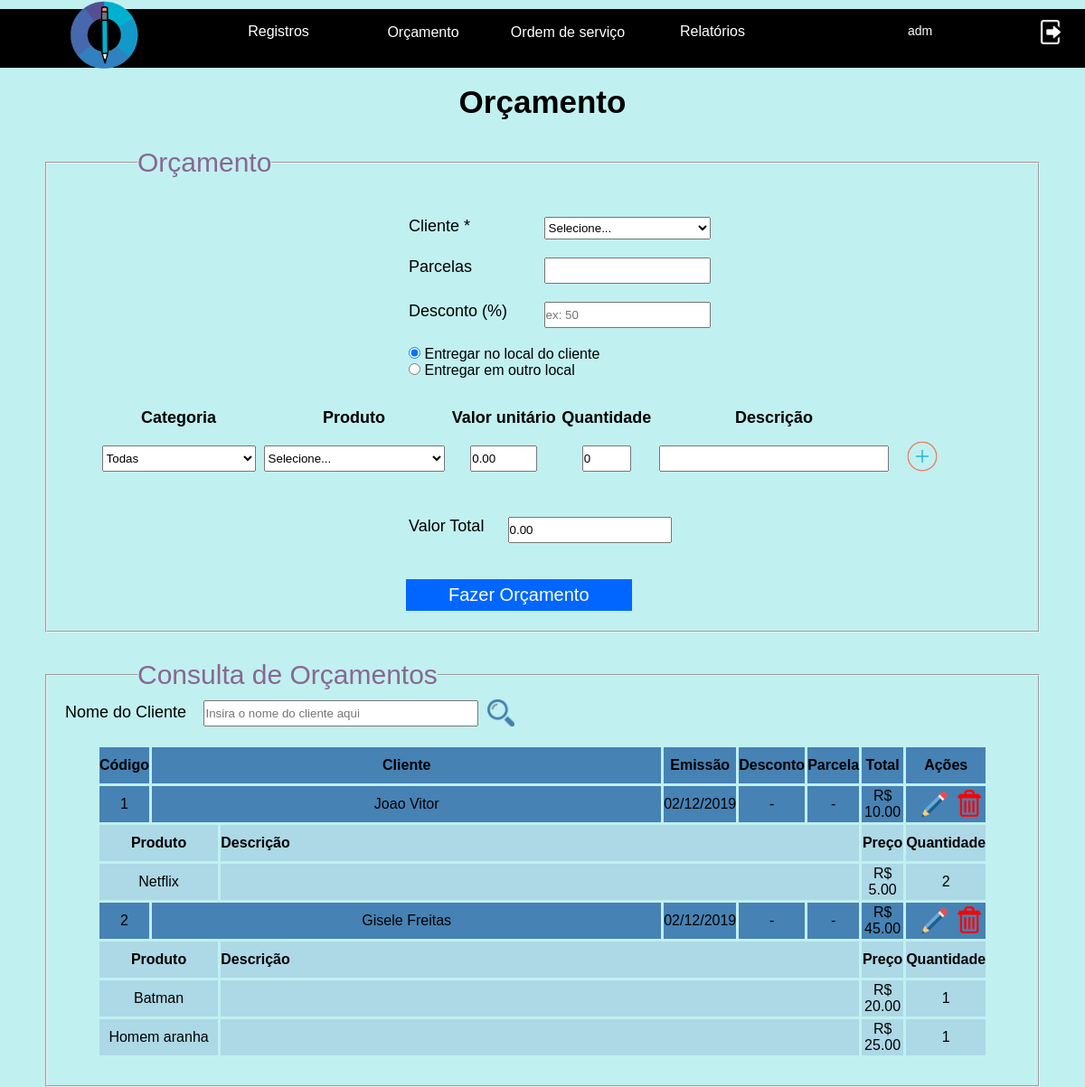
The app's page /paginasSistema/diretor/registroOrcamentoForm.php?retorno=Nok (signed in) with its own data.
### tables this page shows
CREATE TABLE `orcamentos` (
  `codigo` int(10) UNSIGNED NOT NULL COMMENT 'Campo responsável por armazenar os códigos dos orçamentos.',
  `dataemissao` date NOT NULL COMMENT 'Campo responsável por armazenar as datas de emissão dos orçamentos.',
  `parcelas` tinyint(2) UNSIGNED DEFAULT NULL COMMENT 'Campo responsável por armazenar as parcelas dos orçamentos.',
  `desconto` tinyint(3) UNSIGNED DEFAULT NULL COMMENT 'Campo responsável por armazenar o descontos dos orçamentos.',
  `cidade` varchar(60) DEFAULT NULL COMMENT 'Campo responsável por armazenar a cidade onde serão entregue os produtos dos orçamentos.',
  `cep` int(8) UNSIGNED ZEROFILL DEFAULT NULL COMMENT 'Campo responsável por armazenar o CEP de onde serão entregues os produtos dos orçamentos.',
  `estado` char(2) DEFAULT NULL COMMENT 'Campo responsável por armazenar o estado onde serão entregues os produtos dos orçamentos.',
  `rua` varchar(100) DEFAULT NULL COMMENT 'Campo responsável por armazenar a rua onde serão entregues os produtos dos orçamentos.',
  `numero` smallint(5) UNSIGNED DEFAULT NULL COMMENT 'Campo responsável por armazenar o número de onde serão entregues os produtos dos orçamentos.',
  `bairro` varchar(60) DEFAULT NULL COMMENT 'Campo responsável por armazenar o bairro onde serão entregues os produtos dos orçamentos.',
  `usuarios_id` smallint(5) UNSIGNED ZEROFILL NOT NULL COMMENT 'Campo responsável informar qual usuário foi responsável pelo orçamento.',
  `clientes_id` bigint(20) UNSIGNED ZEROFILL NOT NULL COMMENT 'Campo responsável por informar de qual cliente é o orçamento.',
  `status` tinyint(2) UNSIGNED NOT NULL
);

CREATE TABLE `clientes` (
  `id` bigint(20) UNSIGNED ZEROFILL NOT NULL COMMENT 'Campo responsável por armazenar o id dos clientes.',
  `nome` varchar(70) NOT NULL COMMENT 'Campo responsável por armazenar o nome dos clientes.',
  `cpf` bigint(11) UNSIGNED ZEROFILL DEFAULT NULL COMMENT 'Campo responsável por armazenar o CPF dos clientes.',
  `cnpj` bigint(14) UNSIGNED ZEROFILL DEFAULT NULL COMMENT 'Campo responsável por armazenar o CNPJ da empresa a que será prestado serviço.',
  `fone1` bigint(11) UNSIGNED NOT NULL COMMENT 'Campo responsável por armazenar o telefone principal dos clientes.',
  `fone2` bigint(11) UNSIGNED DEFAULT NULL COMMENT 'Campo responsável por armazenar o telefone secundário dos clientes, caso ele possua outro.',
  `inscricaoestadual` bigint(20) UNSIGNED DEFAULT NULL COMMENT 'Campo responsável por armazenar a inscrição estadual  das empresas.',
  `estado` char(2) NOT NULL COMMENT 'Campo responsável por armazenar o estado dos clientes.',
  `cidade` varchar(60) NOT NULL COMMENT 'Campo responsável por armazenar a cidade dos clientes.',
  `cep` int(8) UNSIGNED ZEROFILL NOT NULL COMMENT 'Campo responsável por armazenar o CEP dos clientes.',
  `email` varchar(100) NOT NULL COMMENT 'Campo responsável por armazenar o email dos clientes.',
  `numero` smallint(5) UNSIGNED NOT NULL COMMENT 'Campo responsável por armazenar o número da residência dos clientes.',
  `bairro` varchar(60) NOT NULL COMMENT 'Campo responsável por armazenar o bairro da residência dos clientes.',
  `rua` varchar(100) NOT NULL COMMENT 'Campo responsável por armazenar a rua da residência dos clientes.'
);

CREATE TABLE `orcamentos_has_produtos` (
  `orcamentos_codigo` int(10) UNSIGNED ZEROFILL NOT NULL COMMENT 'Campo responsável pelo código determinante do orçamento que possui os determinados produtos.',
  `produtos_codigo` int(10) UNSIGNED ZEROFILL NOT NULL COMMENT 'Campo responsável pelo código determinante do produto que está contido no orçamento.',
  `quantidade` tinyint(3) UNSIGNED NOT NULL COMMENT 'Campo responsável pela quantidade de produtos no orçamento.',
  `precoatual` decimal(6,2) UNSIGNED NOT NULL COMMENT 'Campo responsável pelo preço atual (unitário) do produto do orçamento.',
  `descricaoestampa` text COMMENT 'Campo responsável pela descrição sobre como deve ser a estampa no produto.'
);

CREATE TABLE `produtos` (
  `codigo` int(10) UNSIGNED ZEROFILL NOT NULL COMMENT 'Campo responsável por armazenar o código dos produtos.',
  `nomeProduto` varchar(100) NOT NULL COMMENT 'Campo responsável por armazenar o nome do produto.',
  `categorias_codigo` tinyint(3) UNSIGNED ZEROFILL NOT NULL COMMENT 'Campo responsável por armazenar o código da categoria dos produtos.',
  `preco_unitario` decimal(6,2) UNSIGNED NOT NULL
);

### paginasSistema/diretor/registroOrcamentoForm.php (the view, shortened to what this page needs)
<?php
  	if (isset($_SESSION['idLogado']) && $_SESSION['nivelLogado']==1) {
 ?>
<!DOCTYPE html>
<html lang="pt-br">
<head>
  <link rel="stylesheet" href="../../css/diretor/registroOrcamento.css">
</head>
<body>
<?php
function calculaValorTotal($codigo, $conexao){
	require_once("../conexaoBanco.php");
	$sql="SELECT SUM(orcamentos_has_produtos.quantidade*orcamentos_has_produtos.precoatual)
	as valorTotal
	FROM orcamentos INNER JOIN orcamentos_has_produtos ON
	orcamentos.codigo=orcamentos_has_produtos.orcamentos_codigo WHERE orcamentos.codigo=".$codigo;
	$resultadoValor=mysqli_query($conexao,$sql);
	$valorTotal=mysqli_fetch_assoc($resultadoValor);
	return $valorTotal['valorTotal'];
}
?>
	<?php include("menuDiretor.php"); ?>
	<main id="conteudo">
			<br>
			<h1 id = "tituloPag">Orçamento </h1>
			<fieldset class = "fieldset">
				<legend class = "legend"> Orçamento </legend>
	<form action="registraOrcamento.php" method="POST"  onsubmit="return validarCampos()" id="formOrcamento">
<div id = "divInicio">
	<br>
	<?php
		require_once("../conexaoBanco.php");
		$comando = "SELECT id, nome FROM clientes";
	?>
		<label for = "cliente" class = "palavras">Cliente * </label>
			<select name = "cliente" id ="cliente" placeholder = "Selecione" class="inputs">
				<option value="0">Selecione...</option>
			</select>
		<br>
		<label for = "listaDeParcelas" class = "palavras"> Parcelas </label>
			<input list = "listaParcelas" name="parcelas" id = "parcelas" class="inputs"
			onblur="parcelaValor()">
			<br>
		<label for = "desconto" class = "palavras"> Desconto (%) </label>
			<input type = "text" name = "desconto" id = "desconto" class="inputs" placeholder="ex: 50"
			onblur="descontoValorTotal()">
		<br>
	<input type="radio" name="pontoDeEntrega" id="radio1" onclick="ocultaLocalizacao()" checked value="1">
	<label for="radio1">Entregar no local do cliente</label><br>
	<input type="radio" name="pontoDeEntrega" id="radio2" onclick="mostraLocalizacao()" value="2">
	<label for="radio2">Entregar em outro local</label>
</div>
<?php
	function mostraCategorias($conexao) {
		$comando = "SELECT codigo, nome FROM categorias";
		$resultado = mysqli_query($conexao, $comando);
		$categorias = array();
		while ($cadaCategoria = mysqli_fetch_assoc($resultado)) {
			array_push($categorias, $cadaCategoria);
		}
		$options = "<option required value='000'>Todas</option>";
		foreach($categorias as $cadaCategoria) {
			$options .= "<option value='".$cadaCategoria['codigo']."'>".$cadaCategoria['nome']."</option>";
		}
		return $options;
	}
	function mostraProdutos($conexao) {
		$comando = "SELECT codigo, nomeProduto, categorias_codigo FROM produtos";
		$resultado = mysqli_query($conexao, $comando);
		$produtos = array();
		while($cadaProduto = mysqli_fetch_assoc($resultado)) {
			array_push($produtos, $cadaProduto);
		}
		$options2="<option required value='0'>Selecione...</option>";
		foreach($produtos as $cadaProduto) {
			$options2.="<option value='".$cadaProduto['codigo']."'>".$cadaProduto['nomeProduto'];"</option>";
		}
		return $options2;
	}
?>
<input id="todasAsCategorias" type="hidden" value="<?=mostraCategorias($conexao)?>">
<input id="todosOsProdutos" type="hidden" value="<?=mostraProdutos($conexao)?>">
<div id = "divInferior">
	<table id = "tabelaProdutos">
		<tr>
		<th class = "palavrasTabelaProduto"> Categoria </th>
		<th class = "palavrasTabelaProduto"> Produto </th>
		<th class = "palavrasTabelaProduto"> Valor unitário </th>
		<th class = "palavrasTabelaProduto"> Quantidade </th>
		<th class = "palavrasTabelaProduto"> Descrição </th>
		<th id="acoes"></th>
		</tr>
		<tr id="linha0">
			<td>
				<select name="categorias" id="categorias0" class="categorias"
				onchange="retornaProdutos(0)">
					<?=mostraCategorias($conexao);?>
				</select>
			</td>
			<td>
				<select name="produtos[]"  id="produtos0"  class="produtos"
				onchange="retornaValorUnitario(0)">
					<?=mostraProdutos($conexao);?>
				</select>
			</td>
			<td>
				<input type="text" required  value="0.00" class="vlUnitario"
				id="vlUnitario0" name="valoresUnitarios[]" readonly="readonly">
			</td>
			<td>
				<input required type="number" name="qtdeProdutos[]" class="qtde"
				onblur="atualizaValorTotal(0)" id="qtde0" min="1" value="0">
			</td>
			<td>
				<input type="text" class="desc" id="desc0" name="descs[]">
			</td>
			<td>
				<button type="button" class="botaoMais" id="primeiroBotaoMais" onclick="adicionaProduto()">
					<img src="../../img/botaoMais.png" alt="botão para adicionar mais um produto" class="imgMais">
				</button>
			</td>
		</tr>
		</table>
		<label id="valorTotalLabel"> Valor Total </label>
			<input type="number" name="valorTotal" id="valorTotal" value="0.00" readonly="readonly"><br>
		<br>
		<button type = "submit" id = "botaoFazerOrcamento">
		 	Fazer Orçamento
		</button>
</div>
		</form>
		</fieldset>
		<fieldset class = "fieldset">
		<legend class = "legend"> Consulta de Orçamentos </legend>
		<form action="#" method="GET">
			<label for = "campoNomeCliente" id = "nomeCliente"> Nome do Cliente </label>
				<input type = "text" name = "buscaCliente" id = "campoNomeCliente" class = "campoTexto" placeholder = "Insira o nome do cliente aqui">
				<button type = "submit" id = "botaoLupa">
					<img src = "../../img/lupa.png" id = "imgLupa" alt = "botão pesquisar">
				</button>
		</form>
			<table>
				<thead>
					<tr class = "linhaCabecalho">
						<th class = "campoCodigo">Código</th>
						<th id = "colunaCliente" colspan = "2">Cliente</th>
						<th class = "linhasTituloSuperior" >Emissão</th>
						<th class = "linhasTituloSuperior">Desconto</th>
						<th class = "linhasTituloSuperior">Parcela</th>
						<th class = "linhasTituloSuperior">Total</th>
						<th class = "linhasTituloSuperior" class="linhaQtde" id="colunaAcao">Ações</th>
					</tr>
				</thead>
<?php
	if (isset($_GET['buscaCliente']) && $_GET['buscaCliente']==""){
		$comando =
		"SELECT
			id, nome, desconto, parcelas, nomeProduto, preco_unitario, status, dataemissao, quantidade,
			orcamentos.codigo, precoatual
		FROM
			clientes
		INNER JOIN
			orcamentos
		ON
			id = clientes_id
		INNER JOIN
			orcamentos_has_produtos
		ON
			orcamentos_codigo = orcamentos.codigo
		INNER JOIN
			produtos
		ON
			orcamentos_has_produtos.produtos_codigo = produtos.codigo
		WHERE
			status=1
		GROUP BY
			orcamentos.codigo";
	} else if (isset($_GET['buscaCliente'])==false) {
		$comando =
		"SELECT
			id, nome, desconto, parcelas, nomeProduto, preco_unitario, status, dataemissao, quantidade,
			orcamentos.codigo, precoatual
		FROM
			clientes
		INNER JOIN
			orcamentos
		ON
			id = clientes_id
		INNER JOIN
			orcamentos_has_produtos
		ON
			orcamentos_codigo = orcamentos.codigo
		INNER JOIN
			produtos
		ON
			orcamentos_has_produtos.produtos_codigo = produtos.codigo
		WHERE
			status=1
		GROUP BY
			orcamentos.codigo";
	} else if (isset($_GET['buscaCliente']) && $_GET['buscaCliente']!="") {
		$buscaCliente = $_GET['buscaCliente'];
		$comando =
		"SELECT
			id, nome, desconto, parcelas, nomeProduto, preco_unitario, status, dataemissao, quantidade,
			orcamentos.codigo, precoatual
		FROM
			clientes
		INNER JOIN
			orcamentos
		ON
			id = clientes_id
		INNER JOIN
			orcamentos_has_produtos
		ON
			orcamentos_codigo = orcamentos.codigo
		INNER JOIN
			produtos
		ON
			orcamentos_has_produtos.produtos_codigo = produtos.codigo
		WHERE
			LOWER(clientes.nome) LIKE '%".$buscaCliente."%' AND status=1
		GROUP BY
			orcamentos.codigo";
	}
	$resultado = mysqli_query($conexao, $comando);
	$linhas = mysqli_num_rows($resultado);
	if ($linhas == 0) {
?>
	<tr><td colspan='8' id="semOrcamento">Nenhum orçamento cadastrado</td></tr>
<?php
	} else {
		$orcamentos = array();
		while ($cadaOrca = mysqli_fetch_assoc($resultado)) {
			array_push($orcamentos, $cadaOrca);
		}
	$html = "";
	$valorTotal = "";
	foreach ($orcamentos as $cadaOrca) {
		$desconto = $cadaOrca['desconto'];
			$valorTotal .= calculaValorTotal($cadaOrca['codigo'], $conexao);
			$valorTotal = $valorTotal*(1-$desconto/100);
			$valorTotal = sprintf("%.2f", $valorTotal);
			$dataEmissaoBrasileira = $cadaOrca['dataemissao'];
			$dataEmissaoBrasileira = date('d/m/Y',  strtotime($dataEmissaoBrasileira));
			$parcela = $cadaOrca['parcelas'];
			if ($desconto==NULL) {
				$desconto = " - ";
			} else {
				$desconto = intval($desconto)."%";
			}
			if ($parcela==NULL || $parcela==0) {
				$valorParcela = " - ";
			} else {
				$valorParcela = $valorTotal / $parcela;
				$valorParcela = sprintf("%.2f", $valorParcela);
				$valorParcela = "R$ ".$valorParcela;
			}
	$html .= "
	<tr class = 'linha1'>
		<td class = 'campoCodigo'>".$cadaOrca['codigo']."</td>
		<td class = 'linhaCliente' colspan = '2'>".$cadaOrca['nome']."</td>
		<td class = 'linhasTituloSuperior' >".$dataEmissaoBrasileira."</td>
		<td class = 'campoCodigo'>".$desconto."</td>
		<td class = 'linhasTituloSuperior'>".$valorParcela."</td>
		<td class = 'linhasTituloSuperior'>R$ ".$valorTotal."</td>
		<td>
		<form action='editaOrcamentoForm.php' method='POST'>
			<input type='hidden' value='".$cadaOrca['codigo']."' name='codigoOrcamento' id='inputEditar'>
			<button type='submit' class='botaoLapis'>
				<img src='../../img/lapis.png' alt='Botão editar' class='imgLapis'>
			</button>
		</form>
		<form action='excluiOrcamento.php' method='POST'>
			<input type='hidden' value='".$cadaOrca['codigo']."' name='codigoOrcamento' id='inputExcluir'>
			<button type='submit' class='botaoLixeira'>
				<img src='../../img/lixeira.png' alt='Botão excluir' class='imgLixeira'>
			</button>
		</form>
		</td>
	</tr>";
		$valorTotal = "";
		$comando3 =
		"SELECT
			id, nomeProduto, descricaoestampa, precoatual, quantidade
		FROM
			orcamentos_has_produtos
		INNER JOIN
			produtos
		ON
			produtos_codigo = produtos.codigo
		INNER JOIN
			orcamentos
		ON
			orcamentos_codigo = orcamentos.codigo
		INNER JOIN
			clientes
		ON
			clientes_id = clientes.id
		WHERE
			orcamentos.codigo =".$cadaOrca['codigo'];
		$resultado = mysqli_query($conexao, $comando3);
		$orcamentos2Linha = array();
		while($cadaOrca2 = mysqli_fetch_assoc($resultado)){
			array_push($orcamentos2Linha, $cadaOrca2);
		}
		$html .="
					<tr class='tabela2'>
						<th colspan='2' class = 'linhaProdutos'> Produto </th>
						<th colspan='4' class = 'linhaDesc'> Descrição </th>
						<th class = 'linhaPreco'> Preço </th>
						<th class = 'linhaQtde'> Quantidade </th>
					</tr>
					";
		foreach($orcamentos2Linha as $cadaOrca2){
			$html .= "
			<tr class = 'linhaTitutloSuperior'>
				<td colspan='2' class = 'linhaProdutos'>".$cadaOrca2['nomeProduto']."</td>
				<td colspan='4' class = 'linhaDesc'>".$cadaOrca2['descricaoestampa']."</td>
				<td class = 'linhaPreco'> R$ ".$cadaOrca2['precoatual']."</td>
				<td class= 'linhaQtde'>".$cadaOrca2['quantidade']."</td>
			</tr>
			";
		}
		echo $html;
		$html = "";
		}
	}
?>
		</table>
		</fieldset>
	</main>
</body>
</html>
<?php
  }else {
    header("Location: ../../paginasSite/entrar.php");
  }
 ?>

### records on screen
orcamentos: codigo "1", clientes.nome "Joao Vitor", dataemissao "02/12/2019", desconto "-", valorParcela "-", valorTotal "10.00"
orcamentos_has_produtos: produtos_codigo.nomeProduto "Netflix", precoatual "5.00", quantidade "2"
orcamentos: codigo "2", clientes.nome "Gisele Freitas", dataemissao "02/12/2019", desconto "-", valorParcela "-", valorTotal "45.00"
orcamentos_has_produtos: produtos_codigo.nomeProduto "Batman", precoatual "20.00", quantidade "1"
orcamentos_has_produtos: produtos_codigo.nomeProduto "Homem aranha", precoatual "25.00", quantidade "1"

### other values on screen
$_SESSION['usuarioLogado'] "adm"
